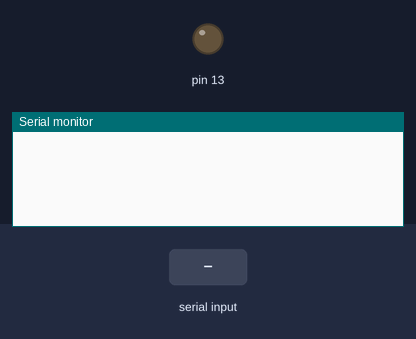
This sketch was run on a simulated Arduino Uno, built with avr-gcc and run on an emulated ATmega328P. Parts: output pins drawn as LEDs (lit = HIGH), the last lines printed to the serial monitor. Inputs (shaded band) come from the test bench.

Above: at 1.2 s.
1.3 s: "1" received over Serial
At 2.2 s:
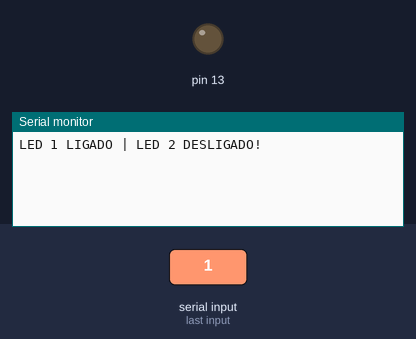
2.8 s: "0" received over Serial
At 3.3 s:
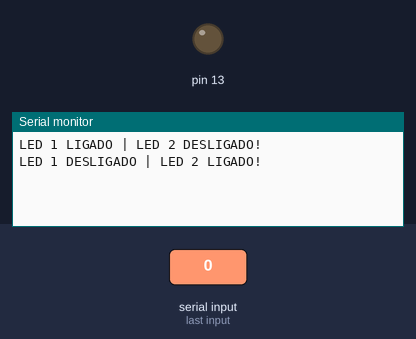

The sketch:

serialInput.ino
```cpp
int led1 = 10;
int led2 = 11;

void setup() {

  // put your setup code here, to run once:
  Serial.begin(9600);
  pinMode(13,OUTPUT);
}

void loop() {

  if (Serial.available()) {

    int a = Serial.read();

    if (a == '1') {
      digitalWrite(led1,HIGH);
      digitalWrite(led2,LOW);
      Serial.println("LED 1 LIGADO | LED 2 DESLIGADO!\n");
    }

    if (a == '0') {
      digitalWrite(led2,HIGH);
      digitalWrite(led1,LOW);
      Serial.println("LED 1 DESLIGADO | LED 2 LIGADO!\n");
    }
  }

  // put your main code here, to run repeatedly:

}
```

Measured:
- after the input at 1.3 s, the serial monitor: prints a new line at once (image 1)
- after the input at 2.8 s, the serial monitor: prints a new line at once (image 2)
